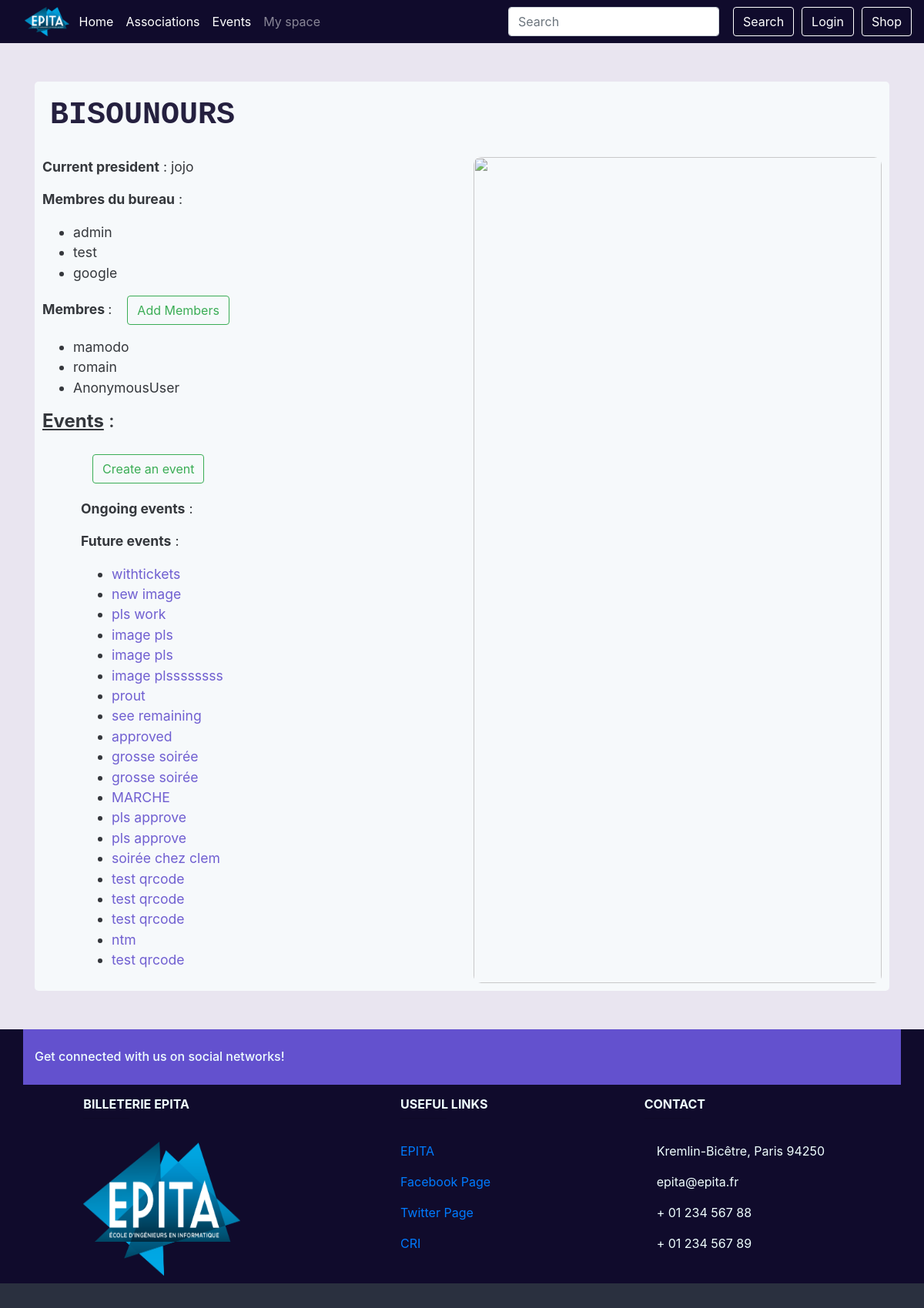
Before: /assos/1 with the older database file.
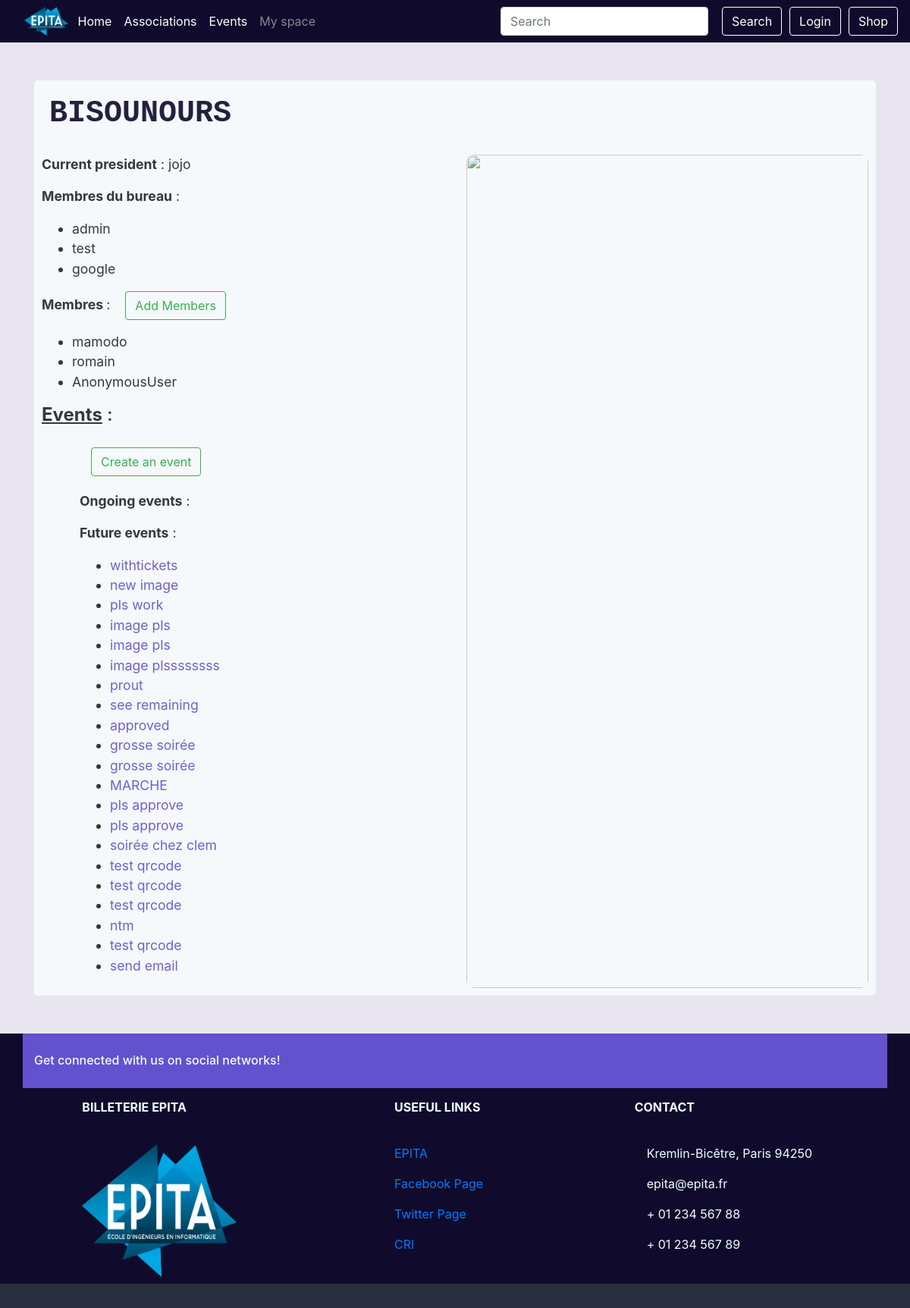
After: the same page with the newer database file.
### event/models.py (models this page shows, shortened)
class Manager(models.Model):
    user = models.ForeignKey(User, on_delete=models.CASCADE,
                             related_name="managerships")
    assos_id = models.ForeignKey(Association, on_delete=models.CASCADE,
                                 related_name='managers')
    member = CompositeOneToOneField(Member, on_delete=models.CASCADE,
                                    to_fields={"assos_id", "user"})
    class Meta:
        verbose_name = _("Member of the Bureau")
        verbose_name_plural = _("Members of the Bureau")

class Member(models.Model):
    assos_id = models.ForeignKey(Association, related_name='members',
                                 on_delete=models.CASCADE)
    user = models.ForeignKey(User, related_name='memberships',
                             on_delete=models.CASCADE)
    class Meta:
        verbose_name = _("Member")
        verbose_name_plural = _("Members")
        unique_together = ('assos_id', 'user')

class Event(models.Model):
    PENDING = 'P'
    APPROVED = 'A'
    VALIDATED = 'V'
    REFUSED = 'R'
    CANCELABLE = 'c'
    CANCELED = 'C'
    EVENT_STATE_CHOICES = (
        (PENDING, _("Pending")),
        (APPROVED, _("Approved")),
        (REFUSED, _("Refused")),
        (CANCELED, _("Canceled")),
        (CANCELABLE, _("Canceled by the president")),
        (VALIDATED, _("Validated by the president")),
    )
    title = models.CharField(_("Title of the event"), max_length=64,
                             validators=[UnicodeValidator()])
    event_state = models.CharField(_("State of the event"), max_length=1,
                                   choices=EVENT_STATE_CHOICES,
                                   default=PENDING)
    manager_id = models.ForeignKey(Manager, on_delete=models.SET_NULL,
                                   null=True, blank=True)
    start = models.DateTimeField(_("Start date and time"))
    end = models.DateTimeField(_("End date and time"))
    ticket_deadline = models.DateTimeField(_("Deadline to buy tickets"),
                                           null=True, blank=True)
    assos_id = models.ForeignKey(Association, on_delete=models.CASCADE,
                                 related_name='events')
    address_id = AddressField(on_delete=models.PROTECT)
    premium_flag = models.BooleanField(_("Premium"), default=False)
    image = models.ImageField(_("Event's cover image"),
                              default='event_pics/default.jpg',
                              upload_to='event_pics/uploads/')
    see_remaining = models.BooleanField(_("See remaining tickets"),
                                        default=False)
    class Meta:
        verbose_name = (_("Event"))
        verbose_name_plural = (_("Events"))
        permissions = (
            ('access_dashboard', 'User can access this event\'s dashboard'),
            ('approve_event', 'User can approve of the event'),
            ('choose_premium', 'User can make an event premium or not'),
            ('cancel_event', 'User can cancel the event'),
        )

### event/views.py (the view, shortened to what this page needs)
# urls.py: path('assos/<int:pk>', views.AssosDetailView.as_view(), name='asso_detail'),
class AssosDetailView(generic.DetailView, generic.edit.FormMixin):
    model = Association
    template_name = 'assos_detail.html'
    form_class = AddMemberForm
    def get_form_kwargs(self):
        kwargs = super(AssosDetailView, self).get_form_kwargs()
        kwargs.update({'user': self.request.user, 'asso' : self.get_object()})
        return kwargs
    def get_context_data(self, **kwargs):
        context = super().get_context_data(**kwargs)
        assos = self.get_object()
        try:
            president = assos.president
        except President.DoesNotExist:
            president = None
        context['president'] = president
        president = User.objects.none() if president is None else [president.user]
        managers = assos.managers.all().exclude(user__in=president)
        context['managers'] = managers
        managers = managers.values_list('user', flat=True)
        members = assos.members.all().exclude(user__in=managers).exclude(user__in=president)
        context['members'] = members
        events = assos.events.all()
        now = timezone.now()
        context['future_events'] = events.filter(start__gt=now)
        context['ongoing_events'] = events.filter(start__lte=now, end__gt=now)
        context['form'] = self.get_form()
        return context

### event/forms.py (shortened to what this page needs)
class AddMemberForm(forms.Form):
        def __init__(self, *args, **kwargs):
            self.asso = kwargs.pop('asso', None)
            self.user = kwargs.pop('user', None)
            super(AddMemberForm,self).__init__(*args,**kwargs)
            unwanted = self.asso.members.all().values_list('user', flat=True)
            self.fields['users'].queryset = User.objects.all().exclude(id__in=unwanted)
        users = forms.ModelMultipleChoiceField(label=_("Members to add"),
        queryset=User.objects.none(),
        widget=forms.SelectMultiple(attrs={"class" : "form-control select-multiple"}),
        required=False)

### shop/cart.py (called while the page is built)
def _cart_id(request):
    if 'cart_id' not in request.session:
        request.session['cart_id'] = _generate_cart_id()
    return request.session['cart_id']

def _generate_cart_id():
    import string, random
    return ''.join([random.choice(string.ascii_letters + string.digits) for _ in range(50)])

def get_all_cart_items(request):
    return CartItem.objects.filter(cart_id = _cart_id(request))

def item_count(request):
    return get_all_cart_items(request).count()

### templates/assos_detail.html (shortened to what this page needs)
{% extends "base.html" %}
{% load static %}
{% load guardian_tags %}
{%block content %}
    <div style="font-size:1.1rem;"class="container basic-block">
        <h1 style="font-family:'Courier New', Courier, monospace; font-weight:bolder; color:#100b2c; text-transform: uppercase; margin:10px; margin-bottom: 30px;">{{object.name}}</h1>
        {% if president %}
        <div class="row">
            <article class="col-xs-4 col-sm-4 col-md-4 col-lg-6">
                <p><b>Current president</b> : {{president.user.username}}</p>
                {% else %}
                <p><b>President</b> : Anonymous</p>
                {% endif %}
                <p><b>Membres du bureau</b> :</p>
                <ul style="">
                    {% for manager in managers %}
                    <li>{{manager.user.username}}
                    </li>
                    {% endfor %}
                </ul>
                <p><b>Membres </b> :<button style="margin-left:20px;" class="btn btn-outline-success" onclick="display('add_members')">Add Members</button></p>
                <ul>
                    {% for member in members %}
                        <li>{{member.user.username}}
                        </li>
                    {% endfor %}
                </ul>
                <h4><b style="text-decoration: underline;">Events</b> :</h4>
                <div style="margin-left:50px;">
                    {% if "create_event" in assos_perms or perms.event.create_event %}
                    <a style="margin:15px;" href="{% url 'event:event_creation' asso=object.pk%}">
                    <button style="margin-top:20px;" class="btn btn-outline-success">Create an event</button>
                    </a>
                    {% endif %}
                    <p style="margin-top:20px;"><b>Ongoing events</b> :</p>
                    <p><b>Future events</b> :</p>
                    <ul>
                        {% for event in future_events %}
                        <li><a style="color:#6351ce; "href="{% url 'event:event_detail' event.id %}">{{event.title}}</a></li>
                        {% endfor %}
                    </ul>
                </div>
            </article>
            <article class="col-xs-4 col-sm-4 col-md-4 col-lg-6">
                <img src="{% static "img/assos_detail_img.png"%}" style="
                    opacity: 0.9;
                    height:100%;
                    width:100%;
                    border-radius: 10px;
                ">
            </article>
        </div>
    </div>
{% endblock content %}

Changed rows visible on the page:
added Event: title "send email"
